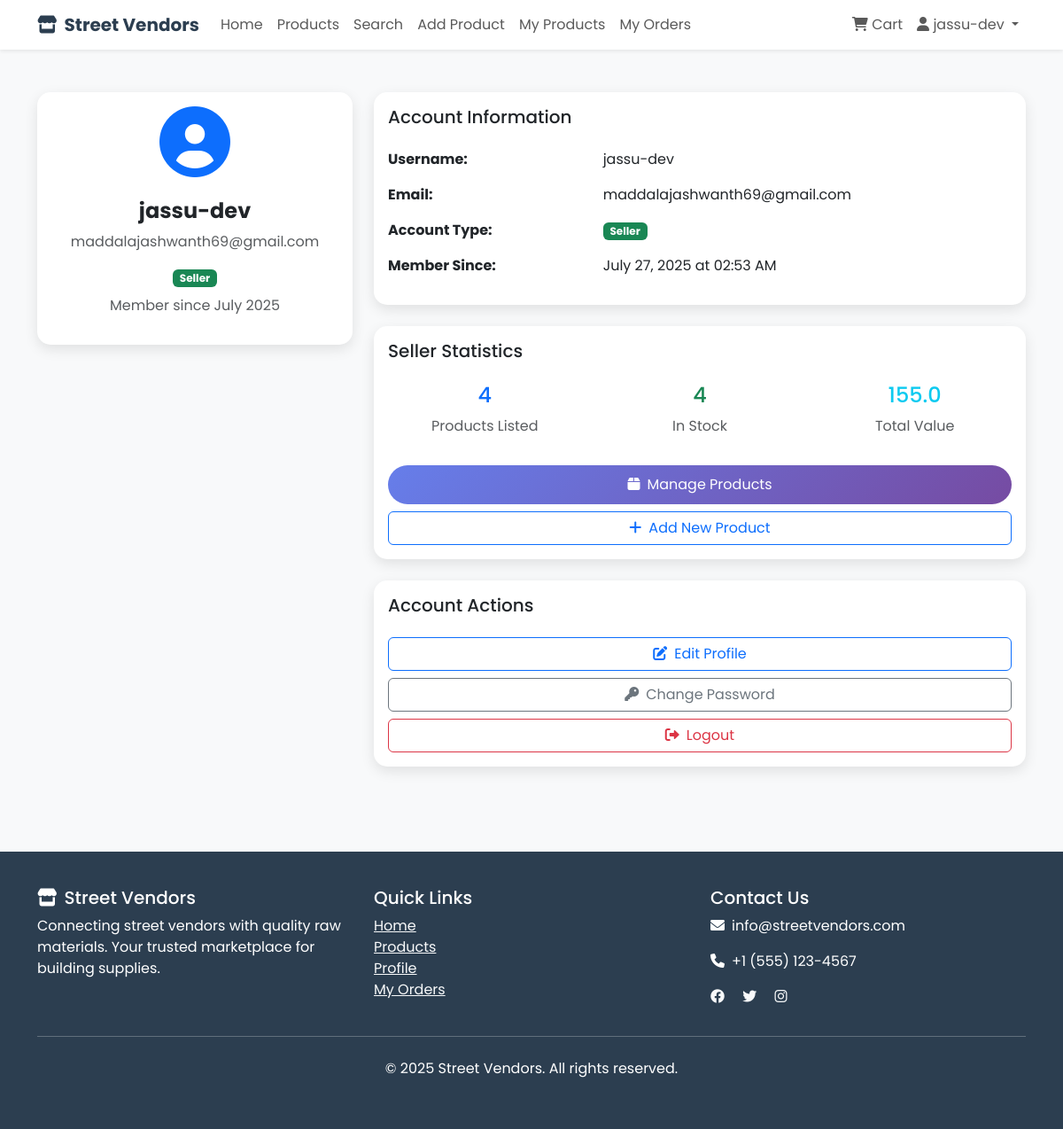
The page /profile (signed in) on the database its author committed.
### app.py (models this page shows)
class User(db.Model):
    id = db.Column(db.Integer, primary_key=True)
    username = db.Column(db.String(80), unique=True, nullable=False)
    email = db.Column(db.String(120), unique=True, nullable=False)
    password_hash = db.Column(db.String(120), nullable=False)
    user_type = db.Column(db.String(20), nullable=False)  # 'buyer' or 'seller'
    created_at = db.Column(db.DateTime, default=datetime.utcnow)
    products = db.relationship('Product', backref='seller', lazy=True)
    orders = db.relationship('Order', backref='buyer', lazy=True)

### app.py (the view)
@app.route('/profile')
def profile():
    if 'user_id' not in session:
        flash('Please login to view your profile!', 'error')
        return redirect(url_for('login'))
    user = User.query.get(session['user_id'])
    return render_template('profile.html', user=user)

### templates/profile.html (shortened to what this page needs)
{% extends "base.html" %}
{% block content %}
<div class="container py-5">
    <div class="row">
        <div class="col-lg-4">
            <div class="card">
                <div class="card-body text-center">
                    <div class="mb-4">
                        <i class="fas fa-user-circle fa-5x text-primary"></i>
                    </div>
                    <h4 class="fw-bold">{{ user.username }}</h4>
                    <p class="text-muted">{{ user.email }}</p>
                    <span class="badge {% if user.user_type == 'seller' %}bg-success{% else %}bg-primary{% endif %}">
                        {{ user.user_type.title() }}
                    </span>
                    <p class="text-muted mt-2">Member since {{ user.created_at.strftime('%B %Y') }}</p>
                </div>
            </div>
        </div>
        <div class="col-lg-8">
            <div class="card">
                <div class="card-body">
                    <h5 class="card-title mb-4">Account Information</h5>
                    <div class="row mb-3">
                        <div class="col-md-4">
                            <strong>Username:</strong>
                        </div>
                        <div class="col-md-8">
                            {{ user.username }}
                        </div>
                    </div>
                    <div class="row mb-3">
                        <div class="col-md-4">
                            <strong>Email:</strong>
                        </div>
                        <div class="col-md-8">
                            {{ user.email }}
                        </div>
                    </div>
                    <div class="row mb-3">
                        <div class="col-md-4">
                            <strong>Account Type:</strong>
                        </div>
                        <div class="col-md-8">
                            <span class="badge {% if user.user_type == 'seller' %}bg-success{% else %}bg-primary{% endif %}">
                                {{ user.user_type.title() }}
                            </span>
                        </div>
                    </div>
                    <div class="row mb-3">
                        <div class="col-md-4">
                            <strong>Member Since:</strong>
                        </div>
                        <div class="col-md-8">
                            {{ user.created_at.strftime('%B %d, %Y at %I:%M %p') }}
                        </div>
                    </div>
                </div>
            </div>
            {% if user.user_type == 'seller' %}
                <div class="card mt-4">
                    <div class="card-body">
                        <h5 class="card-title mb-4">Seller Statistics</h5>
                        <div class="row text-center">
                            <div class="col-md-4">
                                <h4 class="text-primary">{{ user.products|length }}</h4>
                                <p class="text-muted">Products Listed</p>
                            </div>
                            <div class="col-md-4">
                                <h4 class="text-success">{{ user.products|selectattr('quantity', 'gt', 0)|list|length }}</h4>
                                <p class="text-muted">In Stock</p>
                            </div>
                            <div class="col-md-4">
                                <h4 class="text-info">{{ user.products|sum(attribute='price')|round(2) }}</h4>
                                <p class="text-muted">Total Value</p>
                            </div>
                        </div>
                        <div class="d-grid gap-2 mt-3">
                            <a href="{{ url_for('my_products') }}" class="btn btn-primary">
                                <i class="fas fa-box me-2"></i>Manage Products
                            </a>
                            <a href="{{ url_for('add_product') }}" class="btn btn-outline-primary">
                                <i class="fas fa-plus me-2"></i>Add New Product
                            </a>
                        </div>
                    </div>
                </div>
            {% endif %}
            <div class="card mt-4">
                <div class="card-body">
                    <h5 class="card-title mb-4">Account Actions</h5>
                    <div class="d-grid gap-2">
                        <a href="{{ url_for('edit_profile') }}" class="btn btn-outline-primary">
                            <i class="fas fa-edit me-2"></i>Edit Profile
                        </a>
                        <a href="{{ url_for('change_password') }}" class="btn btn-outline-secondary">
                            <i class="fas fa-key me-2"></i>Change Password
                        </a>
                        <a href="{{ url_for('logout') }}" class="btn btn-outline-danger">
                            <i class="fas fa-sign-out-alt me-2"></i>Logout
                        </a>
                    </div>
                </div>
            </div>
        </div>
    </div>
</div>
{% endblock %}

### templates/base.html (shortened to what this page needs)
<!DOCTYPE html>
<html lang="en">
<head>
    <link href="https://cdn.jsdelivr.net/npm/bootstrap@5.3.0/dist/css/bootstrap.min.css" rel="stylesheet">
    <link href="https://cdnjs.cloudflare.com/ajax/libs/font-awesome/6.0.0/css/all.min.css" rel="stylesheet">
</head>
<body>
    <nav class="navbar navbar-expand-lg navbar-light bg-white shadow-sm">
        <div class="container">
            <a class="navbar-brand" href="{{ url_for('home') }}">
                <i class="fas fa-store me-2"></i>Street Vendors
            </a>
            <div class="collapse navbar-collapse" id="navbarNav">
                <ul class="navbar-nav me-auto">
                    <li class="nav-item">
                        <a class="nav-link" href="{{ url_for('home') }}">Home</a>
                    </li>
                    <li class="nav-item">
                        <a class="nav-link" href="{{ url_for('products') }}">Products</a>
                    </li>
                    <li class="nav-item">
                        <a class="nav-link" href="{{ url_for('search') }}">Search</a>
                    </li>
                    {% if session.user_id %}
                        {% if session.user_type == 'seller' %}
                            <li class="nav-item">
                                <a class="nav-link" href="{{ url_for('add_product') }}">Add Product</a>
                            </li>
                            <li class="nav-item">
                                <a class="nav-link" href="{{ url_for('my_products') }}">My Products</a>
                            </li>
                        {% endif %}
                        <li class="nav-item">
                            <a class="nav-link" href="{{ url_for('my_orders') }}">My Orders</a>
                        </li>
                    {% endif %}
                </ul>
                <ul class="navbar-nav">
                    {% if session.user_id %}
                        <li class="nav-item">
                            <a class="nav-link" href="{{ url_for('cart') }}">
                                <i class="fas fa-shopping-cart"></i> Cart
                                {% set cart_count = session.get('cart_count', 0) %}
                            </a>
                        </li>
                        <li class="nav-item dropdown">
                            <a class="nav-link dropdown-toggle" href="#" id="navbarDropdown" role="button" data-bs-toggle="dropdown">
                                <i class="fas fa-user"></i> {{ session.username }}
                            </a>
                        </li>
                    {% endif %}
                </ul>
            </div>
        </div>
    </nav>
    <main>
        {% block content %}{% endblock %}
    </main>
    <footer class="footer mt-5">
        <div class="container">
            <div class="row">
                <div class="col-md-4">
                    <h5><i class="fas fa-store me-2"></i>Street Vendors</h5>
                    <p>Connecting street vendors with quality raw materials. Your trusted marketplace for building supplies.</p>
                </div>
                <div class="col-md-4">
                    <h5>Quick Links</h5>
                    <ul class="list-unstyled">
                        <li><a href="{{ url_for('home') }}" class="text-light">Home</a></li>
                        <li><a href="{{ url_for('products') }}" class="text-light">Products</a></li>
                        {% if not session.user_id %}
                            <li><a href="{{ url_for('register') }}" class="text-light">Register</a></li>
                            <li><a href="{{ url_for('login') }}" class="text-light">Login</a></li>
                        {% else %}
                            <li><a href="{{ url_for('profile') }}" class="text-light">Profile</a></li>
                            <li><a href="{{ url_for('my_orders') }}" class="text-light">My Orders</a></li>
                        {% endif %}
                    </ul>
                </div>
                <div class="col-md-4">
                    <h5>Contact Us</h5>
                    <p><i class="fas fa-envelope me-2"></i>info@streetvendors.com</p>
                    <p><i class="fas fa-phone me-2"></i>+1 (555) 123-4567</p>
                    <div class="social-links">
                        <a href="#" class="text-light me-3"><i class="fab fa-facebook"></i></a>
                        <a href="#" class="text-light me-3"><i class="fab fa-twitter"></i></a>
                        <a href="#" class="text-light me-3"><i class="fab fa-instagram"></i></a>
                    </div>
                </div>
            </div>
            <hr class="my-4">
            <div class="text-center">
                <p>&copy; 2025 Street Vendors. All rights reserved.</p>
            </div>
        </div>
    </footer>
</body>
</html>

### templates/base.html (style rules this page uses)
body { font-family: 'Poppins', sans-serif; background-color: #f8f9fa; }
.navbar-brand { font-weight: 700; color: #2c3e50 !important; }
.card { border: none; border-radius: 15px; box-shadow: 0 5px 15px rgba(0,0,0,0.1); transition: transform 0.3s ease; }
.btn-primary { background: linear-gradient(135deg, #667eea 0%, #764ba2 100%); border: none; border-radius: 25px; padding: 10px 25px; }
.footer { background: #2c3e50; color: white; padding: 40px 0; }

### rows shown on the page
User: username "jassu-dev", email "maddalajashwanth69@gmail.com", user_type "Seller", created_at "July 2025", created_at "July 27, 2025 at 02:53 AM"

### other values the page prints
{{ user.products|length }} "4"
{{ user.products|selectattr('quantity', 'gt', 0)|list|length }} "4"
{{ user.products|sum(attribute='price')|round(2) }} "155.0"
